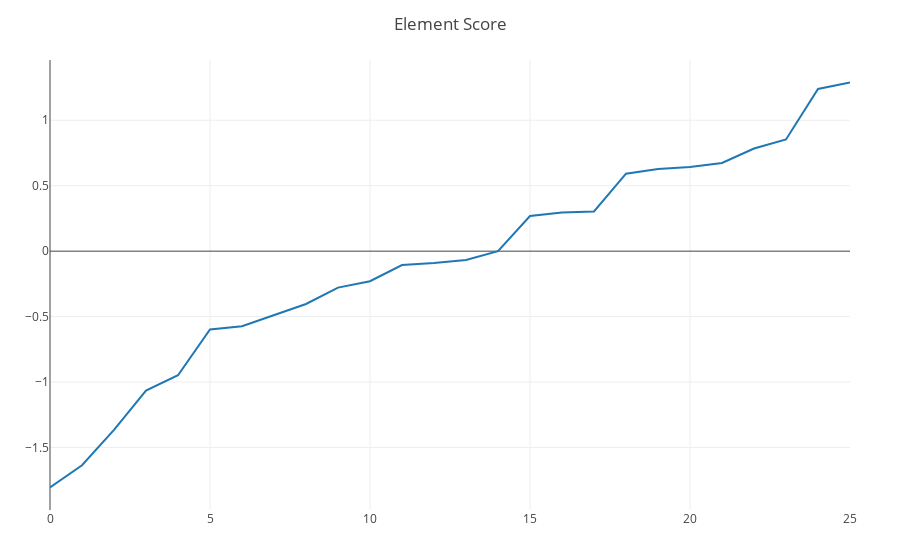

The notebook cell this image was saved under:
### Code cell
index_ = sortperm(element_score_)

element_score_ = element_score_[index_]

# element_ = element_[index_]

plot([scatter(y=element_score_)], Layout(title="Element Score"))

### Figure 1 — Plotly figure (JSON) as saved in the notebook; plotly's stock layout.template omitted (floating-point values rounded to 4 significant figures)
{"data": [{"type": "scatter", "y": [-1.805, -1.636, -1.365, -1.065, -0.9479, -0.5978, -0.5733, -0.4883, -0.4038, -0.2786, -0.2297, -0.106, -0.09017, -0.067, 0.0004771, 0.2681, 0.2944, 0.3037, 0.5922, 0.6269, 0.6436, 0.6738, 0.7841, 0.8531, 1.239, 1.288]}], "layout": {"autosize": true, "margin": {"b": 50, "l": 50, "r": 50, "t": 60}, "title": {"text": "Element Score"}, "xaxis": {"autorange": true, "range": [0, 25]}, "yaxis": {"autorange": true, "range": [-1.977, 1.46], "type": "linear"}}}
